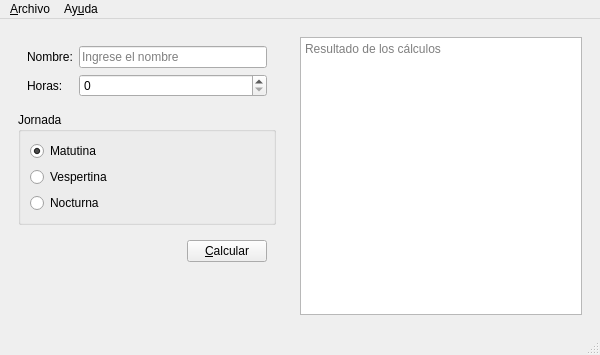
<?xml version="1.0" encoding="UTF-8"?>
<ui version="4.0">
 <class>Salarios</class>
 <widget class="QMainWindow" name="Salarios">
  <property name="geometry">
   <rect>
    <x>0</x>
    <y>0</y>
    <width>600</width>
    <height>355</height>
   </rect>
  </property>
  <property name="minimumSize">
   <size>
    <width>600</width>
    <height>0</height>
   </size>
  </property>
  <property name="windowTitle">
   <string>Salarios</string>
  </property>
  <property name="windowIcon">
   <iconset resource="recursos.qrc">
    <normaloff>:/recursos/finanzas.png</normaloff>:/recursos/finanzas.png</iconset>
  </property>
  <widget class="QWidget" name="centralwidget">
   <layout class="QHBoxLayout" name="horizontalLayout_2">
    <item>
     <widget class="QWidget" name="widget" native="true">
      <property name="minimumSize">
       <size>
        <width>250</width>
        <height>0</height>
       </size>
      </property>
      <property name="maximumSize">
       <size>
        <width>300</width>
        <height>16777215</height>
       </size>
      </property>
      <layout class="QVBoxLayout" name="verticalLayout_2">
       <item>
        <widget class="QWidget" name="widget_3" native="true">
         <layout class="QFormLayout" name="formLayout">
          <item row="0" column="0">
           <widget class="QLabel" name="label">
            <property name="text">
             <string>Nombre:</string>
            </property>
           </widget>
          </item>
          <item row="0" column="1">
           <widget class="QLineEdit" name="inNombre">
            <property name="placeholderText">
             <string>Ingrese el nombre</string>
            </property>
           </widget>
          </item>
          <item row="1" column="0">
           <widget class="QLabel" name="label_2">
            <property name="text">
             <string>Horas:</string>
            </property>
           </widget>
          </item>
          <item row="1" column="1">
           <widget class="QSpinBox" name="inHoras"/>
          </item>
         </layout>
        </widget>
       </item>
       <item>
        <widget class="QGroupBox" name="groupBox">
         <property name="title">
          <string>Jornada</string>
         </property>
         <layout class="QVBoxLayout" name="verticalLayout">
          <item>
           <widget class="QRadioButton" name="inMatutina">
            <property name="text">
             <string>Matutina</string>
            </property>
            <property name="checked">
             <bool>true</bool>
            </property>
           </widget>
          </item>
          <item>
           <widget class="QRadioButton" name="inVespertina">
            <property name="text">
             <string>Vespertina</string>
            </property>
           </widget>
          </item>
          <item>
           <widget class="QRadioButton" name="inNocturna">
            <property name="text">
             <string>Nocturna</string>
            </property>
           </widget>
          </item>
         </layout>
        </widget>
       </item>
       <item>
        <widget class="QWidget" name="widget_4" native="true">
         <layout class="QHBoxLayout" name="horizontalLayout">
          <item>
           <spacer name="horizontalSpacer">
            <property name="orientation">
             <enum>Qt::Horizontal</enum>
            </property>
            <property name="sizeHint" stdset="0">
             <size>
              <width>151</width>
              <height>20</height>
             </size>
            </property>
           </spacer>
          </item>
          <item>
           <widget class="QPushButton" name="btnCalcular">
            <property name="text">
             <string>&amp;Calcular</string>
            </property>
            <property name="icon">
             <iconset resource="recursos.qrc">
              <normaloff>:/recursos/calcular.png</normaloff>:/recursos/calcular.png</iconset>
            </property>
           </widget>
          </item>
         </layout>
        </widget>
       </item>
       <item>
        <spacer name="verticalSpacer">
         <property name="orientation">
          <enum>Qt::Vertical</enum>
         </property>
         <property name="sizeHint" stdset="0">
          <size>
           <width>20</width>
           <height>70</height>
          </size>
         </property>
        </spacer>
       </item>
      </layout>
     </widget>
    </item>
    <item>
     <widget class="QWidget" name="widget_2" native="true">
      <property name="minimumSize">
       <size>
        <width>300</width>
        <height>0</height>
       </size>
      </property>
      <layout class="QVBoxLayout" name="verticalLayout_3">
       <item>
        <widget class="QPlainTextEdit" name="outCalculos">
         <property name="readOnly">
          <bool>true</bool>
         </property>
         <property name="placeholderText">
          <string>Resultado de los cálculos</string>
         </property>
        </widget>
       </item>
      </layout>
     </widget>
    </item>
   </layout>
  </widget>
  <widget class="QMenuBar" name="menubar">
   <property name="geometry">
    <rect>
     <x>0</x>
     <y>0</y>
     <width>600</width>
     <height>22</height>
    </rect>
   </property>
   <widget class="QMenu" name="menuArchivo">
    <property name="title">
     <string>&amp;Archivo</string>
    </property>
    <addaction name="actionNuevo"/>
    <addaction name="actionabrir"/>
    <addaction name="actionGuardar"/>
    <addaction name="separator"/>
    <addaction name="actionCalcular"/>
    <addaction name="separator"/>
    <addaction name="actionSalir"/>
   </widget>
   <widget class="QMenu" name="menuAyuda">
    <property name="title">
     <string>Ay&amp;uda</string>
    </property>
    <addaction name="actionAcerca_de"/>
   </widget>
   <addaction name="menuArchivo"/>
   <addaction name="menuAyuda"/>
  </widget>
  <widget class="QStatusBar" name="statusbar"/>
  <action name="actionNuevo">
   <property name="icon">
    <iconset resource="recursos.qrc">
     <normaloff>:/recursos/agregar_archivo.png</normaloff>:/recursos/agregar_archivo.png</iconset>
   </property>
   <property name="text">
    <string>&amp;Nuevo</string>
   </property>
   <property name="shortcut">
    <string>Ctrl+N</string>
   </property>
  </action>
  <action name="actionGuardar">
   <property name="icon">
    <iconset resource="recursos.qrc">
     <normaloff>:/recursos/salvar.png</normaloff>:/recursos/salvar.png</iconset>
   </property>
   <property name="text">
    <string>&amp;Guardar</string>
   </property>
   <property name="shortcut">
    <string>Ctrl+S</string>
   </property>
  </action>
  <action name="actionCalcular">
   <property name="icon">
    <iconset resource="recursos.qrc">
     <normaloff>:/recursos/calcular.png</normaloff>:/recursos/calcular.png</iconset>
   </property>
   <property name="text">
    <string>&amp;Calcular</string>
   </property>
   <property name="shortcut">
    <string>F1</string>
   </property>
  </action>
  <action name="actionSalir">
   <property name="icon">
    <iconset resource="recursos.qrc">
     <normaloff>:/recursos/salida.png</normaloff>:/recursos/salida.png</iconset>
   </property>
   <property name="text">
    <string>&amp;Salir</string>
   </property>
   <property name="shortcut">
    <string>Ctrl+Q</string>
   </property>
  </action>
  <action name="actionAcerca_de">
   <property name="icon">
    <iconset resource="recursos.qrc">
     <normaloff>:/recursos/mesa-de-ayuda.png</normaloff>:/recursos/mesa-de-ayuda.png</iconset>
   </property>
   <property name="text">
    <string>Acerca de Salarios</string>
   </property>
  </action>
  <action name="actionabrir">
   <property name="icon">
    <iconset resource="recursos.qrc">
     <normaloff>:/recursos/abrir.png</normaloff>:/recursos/abrir.png</iconset>
   </property>
   <property name="text">
    <string>&amp;abrir</string>
   </property>
   <property name="shortcut">
    <string>Ctrl+F</string>
   </property>
  </action>
 </widget>
 <resources>
  <include location="recursos.qrc"/>
 </resources>
 <connections/>
</ui>
